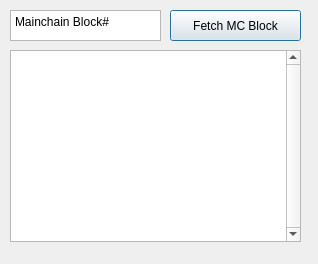
<?xml version="1.0" encoding="UTF-8"?>
<ui version="4.0">
 <class>MainchainDemo</class>
 <widget class="QDialog" name="MainchainDemo">
  <property name="geometry">
   <rect>
    <x>0</x>
    <y>0</y>
    <width>318</width>
    <height>264</height>
   </rect>
  </property>
  <property name="windowTitle">
   <string>Mainchain Demo v0.1</string>
  </property>
  <widget class="QPushButton" name="pushButton">
   <property name="geometry">
    <rect>
     <x>170</x>
     <y>10</y>
     <width>131</width>
     <height>31</height>
    </rect>
   </property>
   <property name="text">
    <string>Fetch MC Block</string>
   </property>
  </widget>
  <widget class="QListView" name="MCStatus">
   <property name="geometry">
    <rect>
     <x>10</x>
     <y>50</y>
     <width>291</width>
     <height>192</height>
    </rect>
   </property>
   <property name="verticalScrollBarPolicy">
    <enum>Qt::ScrollBarAlwaysOn</enum>
   </property>
  </widget>
  <widget class="QTextEdit" name="textEdit">
   <property name="geometry">
    <rect>
     <x>10</x>
     <y>10</y>
     <width>151</width>
     <height>31</height>
    </rect>
   </property>
   <property name="html">
    <string>&lt;!DOCTYPE HTML PUBLIC &quot;-//W3C//DTD HTML 4.0//EN&quot; &quot;http://www.w3.org/TR/REC-html40/strict.dtd&quot;&gt;
&lt;html&gt;&lt;head&gt;&lt;meta name=&quot;qrichtext&quot; content=&quot;1&quot; /&gt;&lt;style type=&quot;text/css&quot;&gt;
p, li { white-space: pre-wrap; }
&lt;/style&gt;&lt;/head&gt;&lt;body style=&quot; font-family:'Gulim'; font-size:9pt; font-weight:400; font-style:normal;&quot;&gt;
&lt;p style=&quot; margin-top:0px; margin-bottom:0px; margin-left:0px; margin-right:0px; -qt-block-indent:0; text-indent:0px;&quot;&gt;Mainchain Block#&lt;/p&gt;&lt;/body&gt;&lt;/html&gt;</string>
   </property>
  </widget>
 </widget>
 <resources/>
 <connections/>
</ui>
